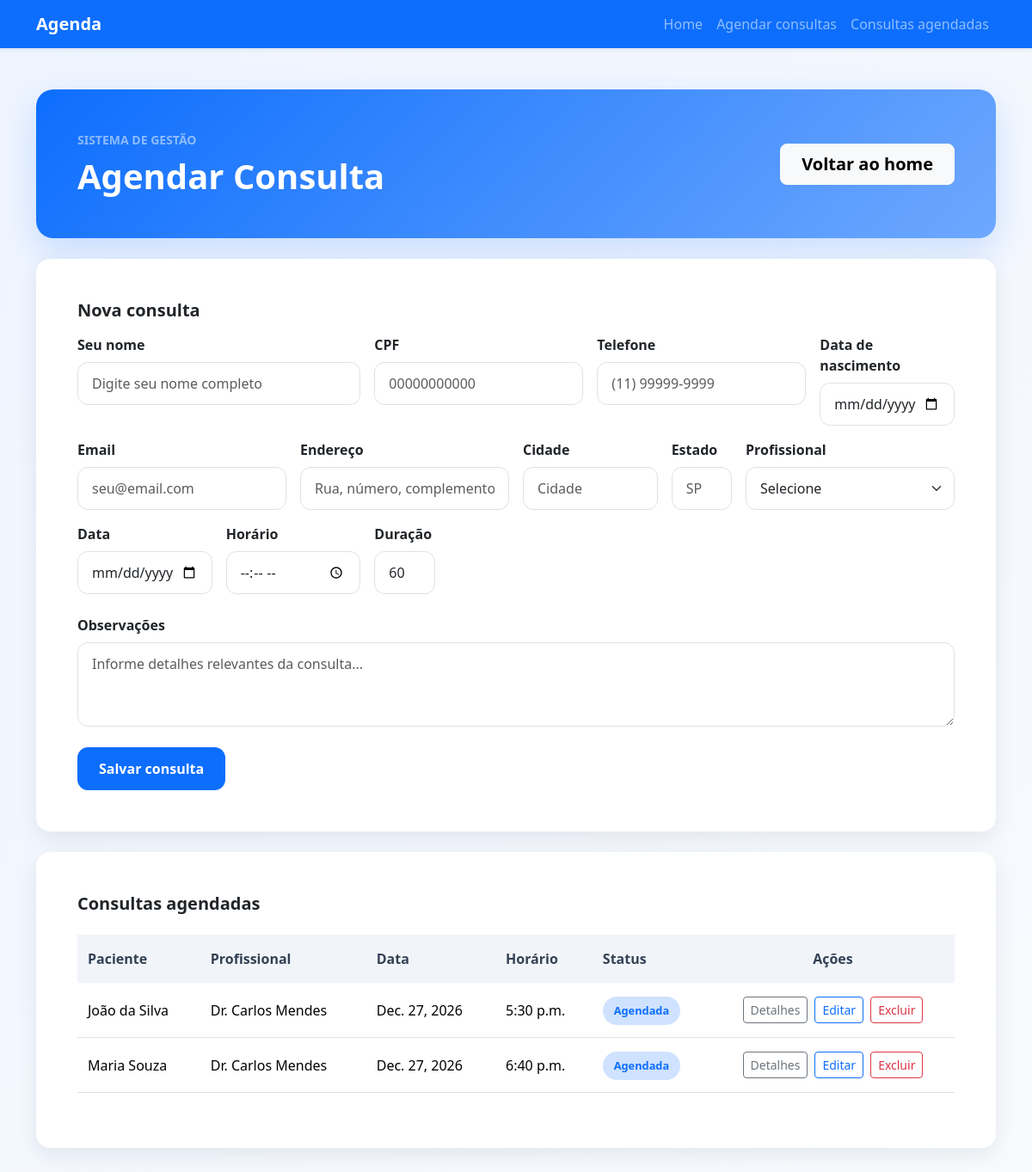
Page /agendar-consulta/ on the earlier database version.
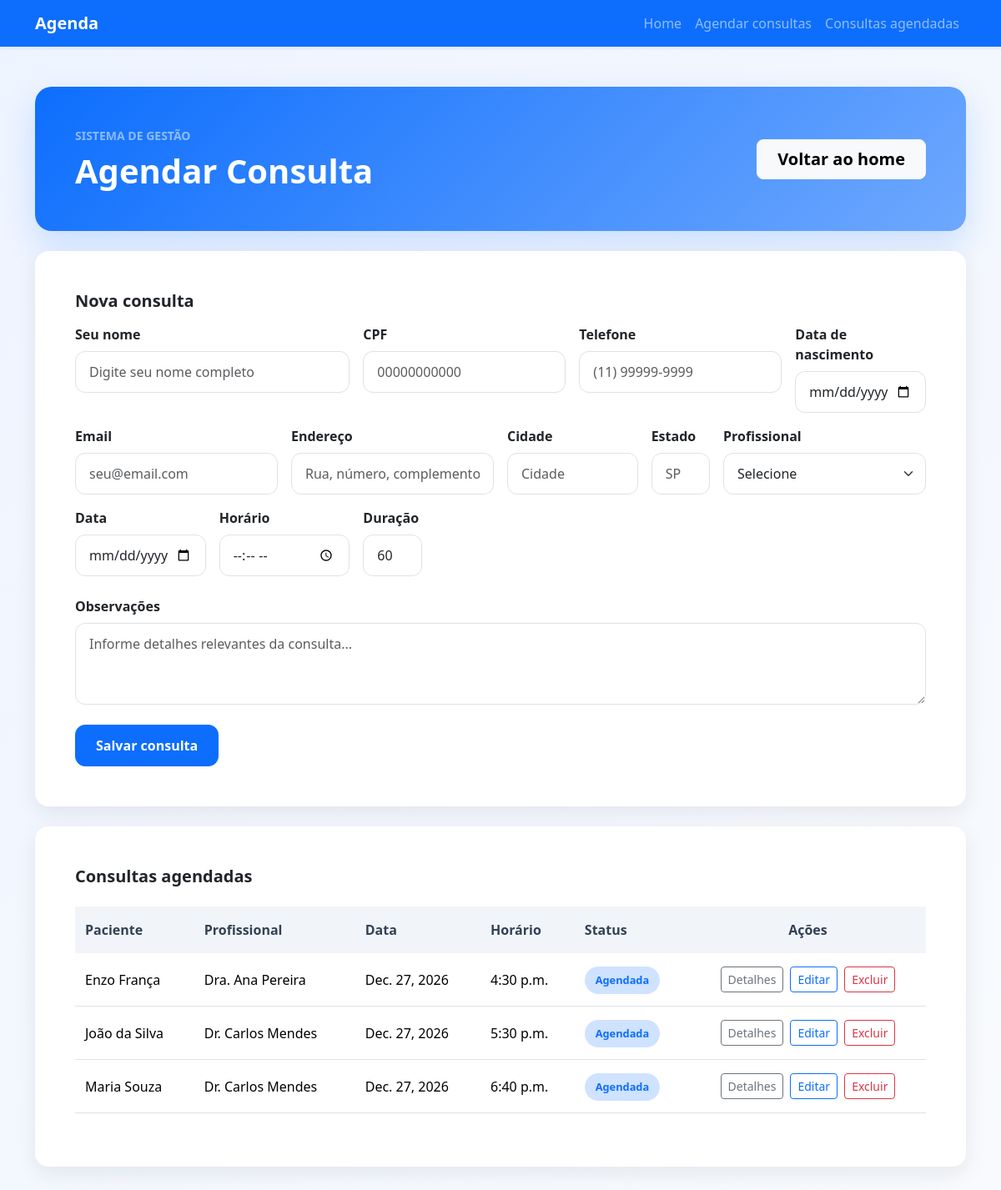
Same page on the later database version.
### app/models.py (models this page shows, shortened)
class Consulta(models.Model):
    STATUS_CHOICES = [
        ('agendada', 'Agendada'),
        ('confirmada', 'Confirmada'),
        ('cancelada', 'Cancelada'),
        ('realizada', 'Realizada'),
    ]
    paciente = models.ForeignKey(Paciente, on_delete=models.CASCADE, related_name='consultas')
    profissional = models.ForeignKey(Profissional, on_delete=models.CASCADE, related_name='consultas')
    data = models.DateField()
    horario = models.TimeField()
    duracao = models.PositiveIntegerField(default=60)
    status = models.CharField(max_length=20, choices=STATUS_CHOICES, default='agendada')
    observacoes = models.TextField(blank=True)
    created_at = models.DateTimeField(auto_now_add=True)
    updated_at = models.DateTimeField(auto_now=True)
    class Meta:
        ordering = ['data', 'horario']

class Paciente(models.Model):
    nome = models.CharField(max_length=150)
    cpf = models.CharField(max_length=11, unique=True, blank=True, null=True)
    telefone = models.CharField(max_length=20, blank=True)
    email = models.EmailField(blank=True)
    data_nascimento = models.DateField(blank=True, null=True)
    endereco = models.CharField(max_length=255, blank=True)
    cidade = models.CharField(max_length=100, blank=True)
    estado = models.CharField(max_length=2, blank=True)
    observacoes = models.TextField(blank=True)
    created_at = models.DateTimeField(auto_now_add=True)

class Profissional(models.Model):
    nome = models.CharField(max_length=100)
    especialidade = models.CharField(max_length=100)
    telefone = models.CharField(max_length=20, blank=True)
    created_at = models.DateTimeField(auto_now_add=True)

### app/views.py (the view)
# urls.py: path('agendar-consulta/', agendar_consulta, name='agendar_consulta'),
def agendar_consulta(request):
    contexto = _get_context()
    contexto['mensagem'] = None
    if request.method == 'POST':
        try:
            _salvar_consulta(request)
            return redirect('agendar_consulta')
        except (Paciente.DoesNotExist, Profissional.DoesNotExist, ValueError):
            contexto['mensagem'] = 'Não foi possível criar a consulta. Verifique os dados informados.'
    return render(request, 'index.html', contexto)

### app/views.py (called while the page is built)
def _seed_initial_data():
    if not Paciente.objects.exists():
        Paciente.objects.create(
            nome='João da Silva',
            telefone='(11) 99999-1111',
            email='joao@email.com',
            observacoes='Paciente de exemplo.'
        )
        Paciente.objects.create(
            nome='Maria Souza',
            telefone='(11) 98888-2222',
            email='maria@email.com',
            observacoes='Paciente de exemplo.'
        )
    if not Profissional.objects.exists():
        Profissional.objects.create(
            nome='Dra. Ana Pereira',
            especialidade='Cardiologia',
            telefone='(11) 97777-3333'
        )
        Profissional.objects.create(
            nome='Dr. Carlos Mendes',
            especialidade='Dermatologia',
            telefone='(11) 96666-4444'
        )

def _get_context():
    _seed_initial_data()
    return {
        'pacientes': Paciente.objects.all(),
        'profissionais': Profissional.objects.all(),
        'consultas': Consulta.objects.select_related('paciente', 'profissional').all(),
    }

### app/templates/index.html (shortened to what the changed rows need)
{% load static %}
<!DOCTYPE html>
<html lang="pt-br">
<head>
    <link href="https://cdn.jsdelivr.net/npm/bootstrap@5.3.8/dist/css/bootstrap.min.css" rel="stylesheet">
    <link rel="stylesheet" href="{% static 'css/style.css' %}">
</head>
<body class="bg-light">
    <div class="container py-5">
        <header class="page-header text-white p-4 p-lg-5 mb-4">
            <div class="d-flex flex-column flex-md-row justify-content-between align-items-md-center gap-3">
                <div>
                    <h1 class="mb-0 fw-bold">Agendar Consulta</h1>
                </div>
            </div>
        </header>
        <div class="card table-card" id="consultas-agendadas">
            <div class="card-body p-4 p-lg-5">
                {% if consultas %}
                <div class="table-responsive">
                    <table class="table table-hover align-middle">
                        <thead>
                            <tr>
                                <th>Paciente</th>
                                <th>Profissional</th>
                                <th>Data</th>
                                <th>Horário</th>
                                <th>Status</th>
                                <th class="text-center">Ações</th>
                            </tr>
                        </thead>
                        <tbody>
                            {% for consulta in consultas %}
                            <tr>
                                <td>{{ consulta.paciente.nome }}</td>
                                <td>{{ consulta.profissional.nome }}</td>
                                <td>{{ consulta.data }}</td>
                                <td>{{ consulta.horario }}</td>
                                <td>
                                    <span class="status-badge bg-primary-subtle text-primary">{{ consulta.status }}</span>
                                </td>
                                <td class="text-center">
                                    <div class="d-flex justify-content-center gap-2">
                                        <a href="{% url 'detalhes_consulta' consulta.id %}" class="btn btn-sm btn-outline-secondary">Detalhes</a>
                                        <a href="{% url 'editar_consulta' consulta.id %}" class="btn btn-sm btn-outline-primary">Editar</a>
                                        <form method="post" action="{% url 'excluir_consulta' consulta.id %}" class="d-inline">
                                            <button type="submit" class="btn btn-sm btn-outline-danger">Excluir</button>
                                        </form>
                                    </div>
                                </td>
                            </tr>
                            {% endfor %}
                        </tbody>
                    </table>
                </div>
                {% else %}
                <div class="text-muted bg-light rounded-3 p-4">Nenhuma consulta cadastrada ainda.</div>
                {% endif %}
            </div>
        </div>
    </div>
</body>
</html>

Differences in the rows shown:
added Consulta: paciente.nome "Enzo França", profissional.nome "Dra. Ana Pereira", data "Dec. 27, 2026", horario "4:30 p.m.", status "Agendada"
